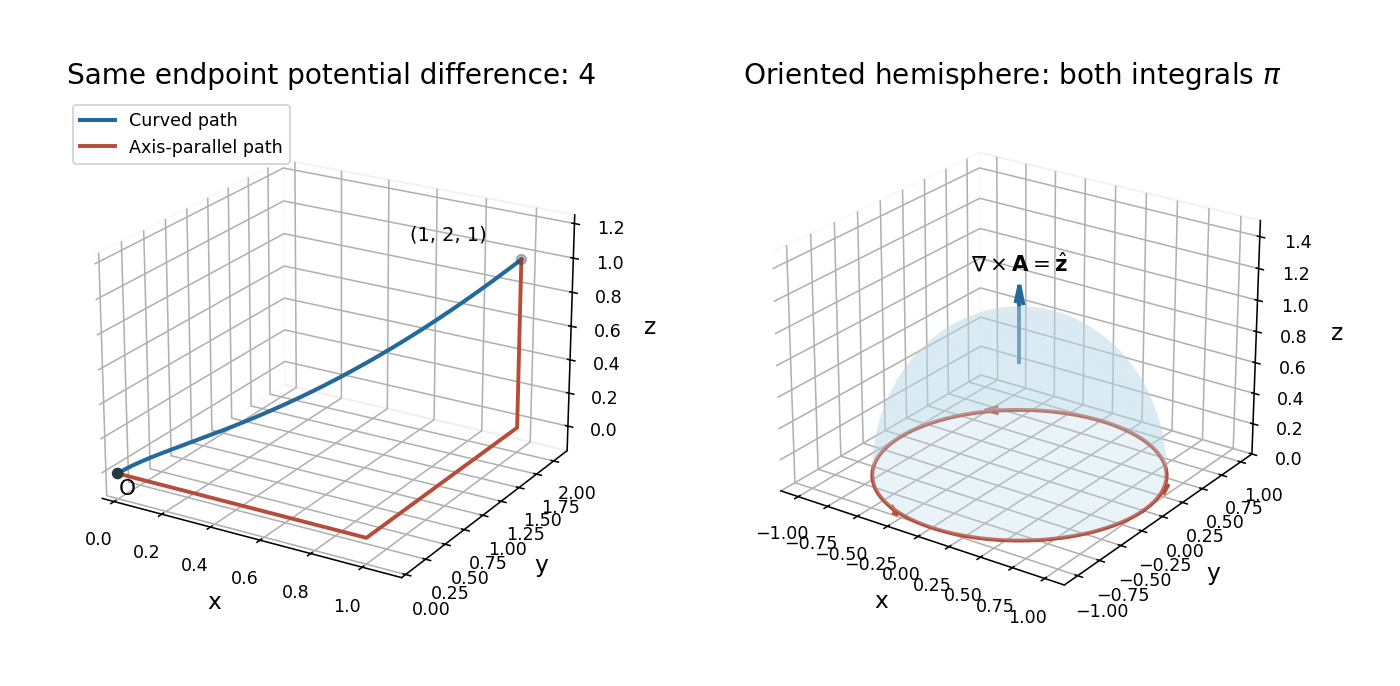

This chart was generated by the following Python code:
from pathlib import Path
import numpy as np
import matplotlib
matplotlib.use("Agg")
import matplotlib.pyplot as plt
plt.rcParams.update({"font.size":12,"font.family":"DejaVu Sans","figure.facecolor":"white","axes.facecolor":"white","savefig.facecolor":"white"})

fig=plt.figure(figsize=(10,4.9));ax=fig.add_subplot(121,projection="3d");bx=fig.add_subplot(122,projection="3d")
t=np.linspace(0,1,300);ax.plot(t*t,2*t,t**3,color="#236a9b",lw=2.1,label="Curved path");route=np.array([[0,0,0],[1,0,0],[1,2,0],[1,2,1]]);ax.plot(*route.T,color="#b74c38",lw=2,label="Axis-parallel path");ax.scatter([0,1],[0,2],[0,1],color="#263743",s=25);ax.text(0,0,-.13,"O",fontsize=11);ax.text(.7,1.5,1.15,"(1, 2, 1)",fontsize=10)
ax.set(xlim=(-.05,1.15),ylim=(-.05,2.2),zlim=(-.15,1.25),xlabel="x",ylabel="y",zlabel="z",title="Same endpoint potential difference: 4");ax.legend(loc="upper left",fontsize=9);ax.view_init(elev=22,azim=-59)
polar=np.linspace(0,np.pi/2,32);az=np.linspace(0,2*np.pi,80);pp,tt=np.meshgrid(polar,az);xx=np.sin(pp)*np.cos(tt);yy=np.sin(pp)*np.sin(tt);zz=np.cos(pp)
bx.plot_surface(xx,yy,zz,color="#bad9e8",alpha=.3,edgecolor="none",shade=False);phi=np.linspace(0,2*np.pi,250);bx.plot(np.cos(phi),np.sin(phi),0*phi,color="#b74c38",lw=2)
for angle in [.2,2.2,4.2]:bx.quiver(np.cos(angle),np.sin(angle),0,-.23*np.sin(angle),.23*np.cos(angle),0,color="#b74c38",arrow_length_ratio=.45,linewidth=1.4)
bx.quiver(0,0,.7,0,0,.5,color="#236a9b",arrow_length_ratio=.25,linewidth=2);bx.text(0,0,1.28,r"$\nabla\times\mathbf{A}=\hat{\mathbf{z}}$",fontsize=11,ha="center")
bx.set(xlim=(-1.15,1.15),ylim=(-1.15,1.15),zlim=(0,1.5),xlabel="x",ylabel="y",zlabel="z",title=r"Oriented hemisphere: both integrals $\pi$");bx.view_init(elev=24,azim=-55)
for aa in [ax,bx]:
 aa.tick_params(labelsize=9);aa.xaxis.pane.set_facecolor("white");aa.yaxis.pane.set_facecolor("white");aa.zaxis.pane.set_facecolor("white")
fig.subplots_adjust(left=.02,right=.94,bottom=.08,top=.86,wspace=.12)

fig.savefig(Path.cwd()/Path(__file__).with_suffix(".png").name,dpi=140,facecolor="white",transparent=False)
plt.close(fig)
